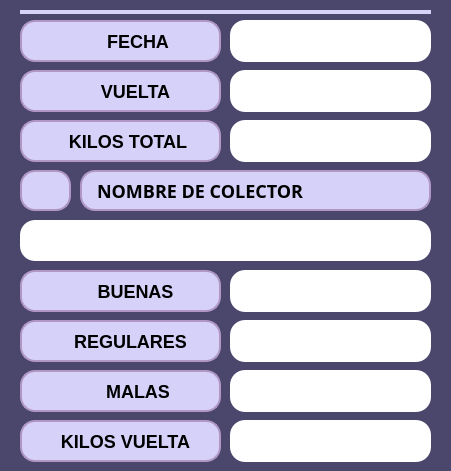
       <widget class="QWidget" name="ticketDelDia_widget" native="true">
        <property name="geometry">
         <rect>
          <x>510</x>
          <y>180</y>
          <width>451</width>
          <height>471</height>
         </rect>
        </property>
        <property name="styleSheet">
         <string notr="true">background-color: rgb(74, 70, 108);
 border-radius: 10px; </string>
        </property>
        <widget class="QLabel" name="FechaTicketText_Lbl">
         <property name="geometry">
          <rect>
           <x>230</x>
           <y>20</y>
           <width>201</width>
           <height>42</height>
          </rect>
         </property>
         <property name="styleSheet">
          <string notr="true">QLabel {
    background-color: white;
    color: black;
    border-radius: 15px;
    padding: 10px;
	font-family: &quot;Segoe UI Semibold&quot;, &quot;Arial&quot;, sans-serif;
    font-size: 18px;
    font-weight: 660;
}
</string>
         </property>
         <property name="text">
          <string/>
         </property>
        </widget>
        <widget class="QLabel" name="VueltaTicketText_Lbl">
         <property name="geometry">
          <rect>
           <x>230</x>
           <y>70</y>
           <width>201</width>
           <height>42</height>
          </rect>
         </property>
         <property name="styleSheet">
          <string notr="true">QLabel {
    background-color: white;
    color: black;
    border-radius: 15px;
    padding: 10px;
	font-family: &quot;Segoe UI Semibold&quot;, &quot;Arial&quot;, sans-serif;
    font-size: 18px;
    font-weight: 660;
}
</string>
         </property>
         <property name="text">
          <string/>
         </property>
        </widget>
        <widget class="QLabel" name="NombreTicketText_Lbl">
         <property name="geometry">
          <rect>
           <x>20</x>
           <y>220</y>
           <width>411</width>
           <height>41</height>
          </rect>
         </property>
         <property name="styleSheet">
          <string notr="true">QLabel {
    background-color: white;
    color: black;
    border-radius: 15px;
    padding: 10px;
	font-family: &quot;Segoe UI Semibold&quot;, &quot;Arial&quot;, sans-serif;
    font-size: 18px;
    font-weight: 660;
}

</string>
         </property>
         <property name="text">
          <string/>
         </property>
        </widget>
        <widget class="QLabel" name="BuenasTicketText_Lbl">
         <property name="geometry">
          <rect>
           <x>230</x>
           <y>270</y>
           <width>201</width>
           <height>42</height>
          </rect>
         </property>
         <property name="styleSheet">
          <string notr="true">QLabel {
    background-color: white;
    color: black;
    border-radius: 15px;
    padding: 10px;
	font-family: &quot;Segoe UI Semibold&quot;, &quot;Arial&quot;, sans-serif;
    font-size: 18px;
    font-weight: 660;
}
</string>
         </property>
         <property name="text">
          <string/>
         </property>
        </widget>
        <widget class="QLabel" name="RegularesTicketText_Lbl">
         <property name="geometry">
          <rect>
           <x>230</x>
           <y>320</y>
           <width>201</width>
           <height>42</height>
          </rect>
         </property>
         <property name="styleSheet">
          <string notr="true">QLabel {
    background-color: white;
    color: black;
    border-radius: 15px;
    padding: 10px;
	font-family: &quot;Segoe UI Semibold&quot;, &quot;Arial&quot;, sans-serif;
    font-size: 18px;
    font-weight: 660;
}
</string>
         </property>
         <property name="text">
          <string/>
         </property>
        </widget>
        <widget class="QLabel" name="MalasTicketTexto_Lbl">
         <property name="geometry">
          <rect>
           <x>230</x>
           <y>370</y>
           <width>201</width>
           <height>42</height>
          </rect>
         </property>
         <property name="styleSheet">
          <string notr="true">QLabel {
    background-color: white;
    color: black;
    border-radius: 15px;
    padding: 10px;
	font-family: &quot;Segoe UI Semibold&quot;, &quot;Arial&quot;, sans-serif;
    font-size: 18px;
    font-weight: 660;
}
</string>
         </property>
         <property name="text">
          <string/>
         </property>
        </widget>
        <widget class="QLabel" name="PesoTicketTexto_Lbl">
         <property name="geometry">
          <rect>
           <x>230</x>
           <y>120</y>
           <width>201</width>
           <height>42</height>
          </rect>
         </property>
         <property name="styleSheet">
          <string notr="true">QLabel {
    background-color: white;
    color: black;
    border-radius: 15px;
    padding: 10px;
	font-family: &quot;Segoe UI Semibold&quot;, &quot;Arial&quot;, sans-serif;
    font-size: 18px;
    font-weight: 660;
}

</string>
         </property>
         <property name="text">
          <string/>
         </property>
        </widget>
        <widget class="QToolButton" name="FechaTicket_Lbl">
         <property name="geometry">
          <rect>
           <x>20</x>
           <y>20</y>
           <width>201</width>
           <height>42</height>
          </rect>
         </property>
         <property name="layoutDirection">
          <enum>Qt::LeftToRight</enum>
         </property>
         <property name="styleSheet">
          <string notr="true">background-color: rgb(213, 209, 248);
color: black;
border-radius: 15px;
font-family: &quot;Segoe UI Semibold&quot;, &quot;Arial&quot;, sans-serif;
font-size: 18px;
font-weight: 660;
padding: 3px;
border: 2px solid white;
        border-color: rgb(176, 151, 198);

</string>
         </property>
         <property name="text">
          <string>       FECHA</string>
         </property>
         <property name="icon">
          <iconset resource="../resources/resources.qrc">
           <normaloff>:/images/iconos/etiquetas/fecha_svg.svg</normaloff>:/images/iconos/etiquetas/fecha_svg.svg</iconset>
         </property>
         <property name="iconSize">
          <size>
           <width>40</width>
           <height>40</height>
          </size>
         </property>
         <property name="toolButtonStyle">
          <enum>Qt::ToolButtonTextBesideIcon</enum>
         </property>
         <property name="autoRaise">
          <bool>false</bool>
         </property>
        </widget>
        <widget class="QToolButton" name="VueltaTicket_Lbl">
         <property name="geometry">
          <rect>
           <x>20</x>
           <y>70</y>
           <width>201</width>
           <height>42</height>
          </rect>
         </property>
         <property name="layoutDirection">
          <enum>Qt::LeftToRight</enum>
         </property>
         <property name="styleSheet">
          <string notr="true">background-color: rgb(213, 209, 248);
color: black;
border-radius: 15px;
font-family: &quot;Segoe UI Semibold&quot;, &quot;Arial&quot;, sans-serif;
font-size: 18px;
font-weight: 660;
padding: 3px;
border: 2px solid white;
        border-color: rgb(176, 151, 198);

</string>
         </property>
         <property name="text">
          <string>      VUELTA</string>
         </property>
         <property name="icon">
          <iconset resource="../resources/resources.qrc">
           <normaloff>:/images/iconos/etiquetas/siclo_svg.svg</normaloff>:/images/iconos/etiquetas/siclo_svg.svg</iconset>
         </property>
         <property name="iconSize">
          <size>
           <width>40</width>
           <height>40</height>
          </size>
         </property>
         <property name="toolButtonStyle">
          <enum>Qt::ToolButtonTextBesideIcon</enum>
         </property>
         <property name="autoRaise">
          <bool>false</bool>
         </property>
        </widget>
        <widget class="QLabel" name="NombreDatosCosecha_Lbl_2">
         <property name="geometry">
          <rect>
           <x>80</x>
           <y>170</y>
           <width>351</width>
           <height>41</height>
          </rect>
         </property>
         <property name="font">
          <font>
           <family>Segoe UI Semibold,Arial,sans-serif</family>
           <pointsize>-1</pointsize>
           <weight>82</weight>
           <bold>true</bold>
          </font>
         </property>
         <property name="styleSheet">
          <string notr="true">QLabel {
    background-color: rgb(213, 209, 248);
    color: black;
    border-radius: 15px;
    padding: 10px;
	font-family: &quot;Segoe UI Semibold&quot;, &quot;Arial&quot;, sans-serif;
    font-size: 18px;
    font-weight: 660;
	border: 2px solid white;
        border-color: rgb(176, 151, 198);
}
</string>
         </property>
         <property name="text">
          <string>NOMBRE DE COLECTOR</string>
         </property>
        </widget>
        <widget class="QPushButton" name="pushButton_3">
         <property name="geometry">
          <rect>
           <x>20</x>
           <y>170</y>
           <width>51</width>
           <height>41</height>
          </rect>
         </property>
         <property name="styleSheet">
          <string notr="true">    background-color: rgb(213, 209, 248);
    color: black;
    border-radius: 15px;
    padding: 10px;
	font-family: &quot;Segoe UI Semibold&quot;, &quot;Arial&quot;, sans-serif;
    font-size: 18px;
    font-weight: 660;
border: 2px solid white;
        border-color: rgb(176, 151, 198);</string>
         </property>
         <property name="text">
          <string/>
         </property>
         <property name="icon">
          <iconset resource="../resources/resources.qrc">
           <normaloff>:/images/iconos/botones/userHatB.svg</normaloff>:/images/iconos/botones/userHatB.svg</iconset>
         </property>
         <property name="iconSize">
          <size>
           <width>42</width>
           <height>42</height>
          </size>
         </property>
        </widget>
        <widget class="QToolButton" name="BuenasTicket_Lbl">
         <property name="geometry">
          <rect>
           <x>20</x>
           <y>270</y>
           <width>201</width>
           <height>42</height>
          </rect>
         </property>
         <property name="layoutDirection">
          <enum>Qt::LeftToRight</enum>
         </property>
         <property name="styleSheet">
          <string notr="true">background-color: rgb(213, 209, 248);
color: black;
border-radius: 15px;
font-family: &quot;Segoe UI Semibold&quot;, &quot;Arial&quot;, sans-serif;
font-size: 18px;
font-weight: 660;
padding: 3px;
border: 2px solid white;
        border-color: rgb(176, 151, 198);

</string>
         </property>
         <property name="text">
          <string>      BUENAS</string>
         </property>
         <property name="icon">
          <iconset resource="../resources/resources.qrc">
           <normaloff>:/images/iconos/etiquetas/buenas_svg.svg</normaloff>:/images/iconos/etiquetas/buenas_svg.svg</iconset>
         </property>
         <property name="iconSize">
          <size>
           <width>42</width>
           <height>42</height>
          </size>
         </property>
         <property name="toolButtonStyle">
          <enum>Qt::ToolButtonTextBesideIcon</enum>
         </property>
         <property name="autoRaise">
          <bool>false</bool>
         </property>
        </widget>
        <widget class="QToolButton" name="RegularesTicket_Lbl">
         <property name="geometry">
          <rect>
           <x>20</x>
           <y>320</y>
           <width>201</width>
           <height>42</height>
          </rect>
         </property>
         <property name="layoutDirection">
          <enum>Qt::LeftToRight</enum>
         </property>
         <property name="styleSheet">
          <string notr="true">background-color: rgb(213, 209, 248);
color: black;
border-radius: 15px;
font-family: &quot;Segoe UI Semibold&quot;, &quot;Arial&quot;, sans-serif;
font-size: 18px;
font-weight: 660;
padding: 3px;
border: 2px solid white;
        border-color: rgb(176, 151, 198);

</string>
         </property>
         <property name="text">
          <string>    REGULARES</string>
         </property>
         <property name="icon">
          <iconset resource="../resources/resources.qrc">
           <normaloff>:/images/iconos/etiquetas/regulares_svg.svg</normaloff>:/images/iconos/etiquetas/regulares_svg.svg</iconset>
         </property>
         <property name="iconSize">
          <size>
           <width>42</width>
           <height>42</height>
          </size>
         </property>
         <property name="toolButtonStyle">
          <enum>Qt::ToolButtonTextBesideIcon</enum>
         </property>
         <property name="autoRaise">
          <bool>false</bool>
         </property>
        </widget>
        <widget class="QToolButton" name="MalasTicket_Lbl_2">
         <property name="geometry">
          <rect>
           <x>20</x>
           <y>370</y>
           <width>201</width>
           <height>42</height>
          </rect>
         </property>
         <property name="layoutDirection">
          <enum>Qt::LeftToRight</enum>
         </property>
         <property name="styleSheet">
          <string notr="true">background-color: rgb(213, 209, 248);
color: black;
border-radius: 15px;
font-family: &quot;Segoe UI Semibold&quot;, &quot;Arial&quot;, sans-serif;
font-size: 18px;
font-weight: 660;
padding: 3px;
border: 2px solid white;
        border-color: rgb(176, 151, 198);

</string>
         </property>
         <property name="text">
          <string>       MALAS</string>
         </property>
         <property name="icon">
          <iconset resource="../resources/resources.qrc">
           <normaloff>:/images/iconos/etiquetas/malas_svg.svg</normaloff>:/images/iconos/etiquetas/malas_svg.svg</iconset>
         </property>
         <property name="iconSize">
          <size>
           <width>42</width>
           <height>42</height>
          </size>
         </property>
         <property name="toolButtonStyle">
          <enum>Qt::ToolButtonTextBesideIcon</enum>
         </property>
         <property name="autoRaise">
          <bool>false</bool>
         </property>
        </widget>
        <widget class="QToolButton" name="PesoTicket_Lbl">
         <property name="geometry">
          <rect>
           <x>20</x>
           <y>120</y>
           <width>201</width>
           <height>42</height>
          </rect>
         </property>
         <property name="layoutDirection">
          <enum>Qt::LeftToRight</enum>
         </property>
         <property name="styleSheet">
          <string notr="true">background-color: rgb(213, 209, 248);
color: black;
border-radius: 15px;
font-family: &quot;Segoe UI Semibold&quot;, &quot;Arial&quot;, sans-serif;
font-size: 18px;
font-weight: 660;
padding: 3px;
border: 2px solid white;
        border-color: rgb(176, 151, 198);

</string>
         </property>
         <property name="text">
          <string>   KILOS TOTAL</string>
         </property>
         <property name="icon">
          <iconset resource="../resources/resources.qrc">
           <normaloff>:/images/iconos/etiquetas/bascula2.svg</normaloff>:/images/iconos/etiquetas/bascula2.svg</iconset>
         </property>
         <property name="iconSize">
          <size>
           <width>42</width>
           <height>42</height>
          </size>
         </property>
         <property name="toolButtonStyle">
          <enum>Qt::ToolButtonTextBesideIcon</enum>
         </property>
         <property name="autoRaise">
          <bool>false</bool>
         </property>
        </widget>
        <widget class="QLabel" name="label_14">
         <property name="geometry">
          <rect>
           <x>20</x>
           <y>10</y>
           <width>411</width>
           <height>4</height>
          </rect>
         </property>
         <property name="styleSheet">
          <string notr="true">QLabel {
       background-color: rgb(213, 209, 248);
       border-radius: 20px;
       padding: 10px; 
    }</string>
         </property>
         <property name="text">
          <string/>
         </property>
        </widget>
        <widget class="QToolButton" name="PesoTicket_Lbl_2">
         <property name="geometry">
          <rect>
           <x>20</x>
           <y>420</y>
           <width>201</width>
           <height>42</height>
          </rect>
         </property>
         <property name="layoutDirection">
          <enum>Qt::LeftToRight</enum>
         </property>
         <property name="styleSheet">
          <string notr="true">background-color: rgb(213, 209, 248);
color: black;
border-radius: 15px;
font-family: &quot;Segoe UI Semibold&quot;, &quot;Arial&quot;, sans-serif;
font-size: 18px;
font-weight: 660;
padding: 3px;
border: 2px solid white;
        border-color: rgb(176, 151, 198);

</string>
         </property>
         <property name="text">
          <string>  KILOS VUELTA</string>
         </property>
         <property name="icon">
          <iconset resource="../resources/resources.qrc">
           <normaloff>:/images/iconos/etiquetas/bascula2.svg</normaloff>:/images/iconos/etiquetas/bascula2.svg</iconset>
         </property>
         <property name="iconSize">
          <size>
           <width>42</width>
           <height>42</height>
          </size>
         </property>
         <property name="toolButtonStyle">
          <enum>Qt::ToolButtonTextBesideIcon</enum>
         </property>
         <property name="autoRaise">
          <bool>false</bool>
         </property>
        </widget>
        <widget class="QLabel" name="PesoVueltaTexto_Lbl">
         <property name="geometry">
          <rect>
           <x>230</x>
           <y>420</y>
           <width>201</width>
           <height>42</height>
          </rect>
         </property>
         <property name="styleSheet">
          <string notr="true">QLabel {
    background-color: white;
    color: black;
    border-radius: 15px;
    padding: 10px;
	font-family: &quot;Segoe UI Semibold&quot;, &quot;Arial&quot;, sans-serif;
    font-size: 18px;
    font-weight: 660;
}
</string>
         </property>
         <property name="text">
          <string/>
         </property>
        </widget>
        <zorder>NombreTicketText_Lbl</zorder>
        <zorder>pushButton_3</zorder>
        <zorder>NombreDatosCosecha_Lbl_2</zorder>
        <zorder>FechaTicketText_Lbl</zorder>
        <zorder>VueltaTicketText_Lbl</zorder>
        <zorder>BuenasTicketText_Lbl</zorder>
        <zorder>RegularesTicketText_Lbl</zorder>
        <zorder>MalasTicketTexto_Lbl</zorder>
        <zorder>PesoTicketTexto_Lbl</zorder>
        <zorder>FechaTicket_Lbl</zorder>
        <zorder>VueltaTicket_Lbl</zorder>
        <zorder>BuenasTicket_Lbl</zorder>
        <zorder>RegularesTicket_Lbl</zorder>
        <zorder>MalasTicket_Lbl_2</zorder>
        <zorder>PesoTicket_Lbl</zorder>
        <zorder>label_14</zorder>
        <zorder>PesoTicket_Lbl_2</zorder>
        <zorder>PesoVueltaTexto_Lbl</zorder>
       </widget>
